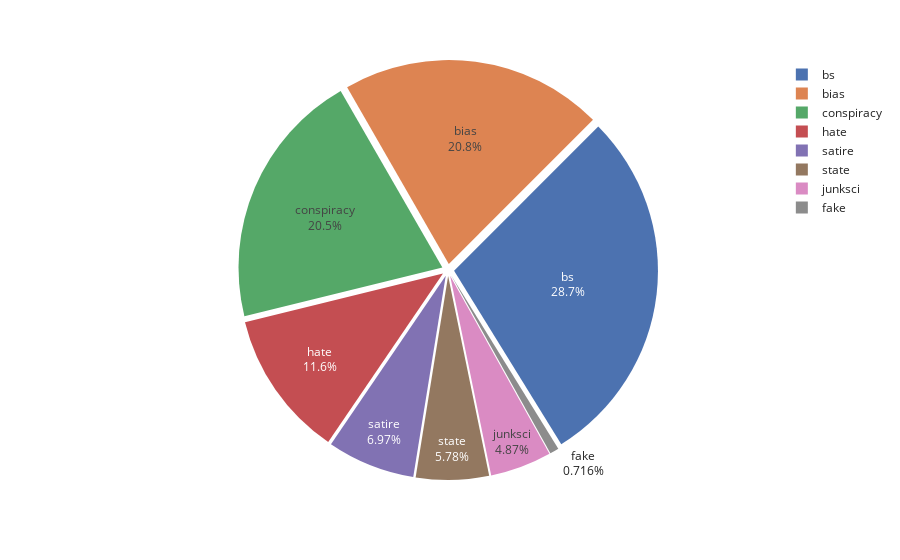

This figure's notebook cell:
### Code cell
import plotly.express as px
type_counts = news['type'].value_counts()
fig = px.pie(type_counts,
             values=type_counts.values,
             names=type_counts.index,
             template="seaborn")
fig.update_traces(rotation=45, pull=0.03, textinfo="percent+label")
fig.show()

### Figure 1 — Plotly figure (JSON) as saved in the notebook; plotly's stock layout.template omitted (floating-point values rounded to 4 significant figures)
{"data": [{"domain": {"x": [0, 1], "y": [0, 1]}, "hovertemplate": "type=%{label}<br>value=%{value}<extra></extra>", "labels": ["bs", "bias", "conspiracy", "hate", "satire", "state", "junksci", "fake"], "legendgroup": "", "name": "", "pull": 0.03, "rotation": 45, "showlegend": true, "textinfo": "percent+label", "type": "pie", "values": [601, 436, 430, 244, 146, 121, 102, 15]}], "layout": {"legend": {"tracegroupgap": 0}, "margin": {"t": 60}}}
